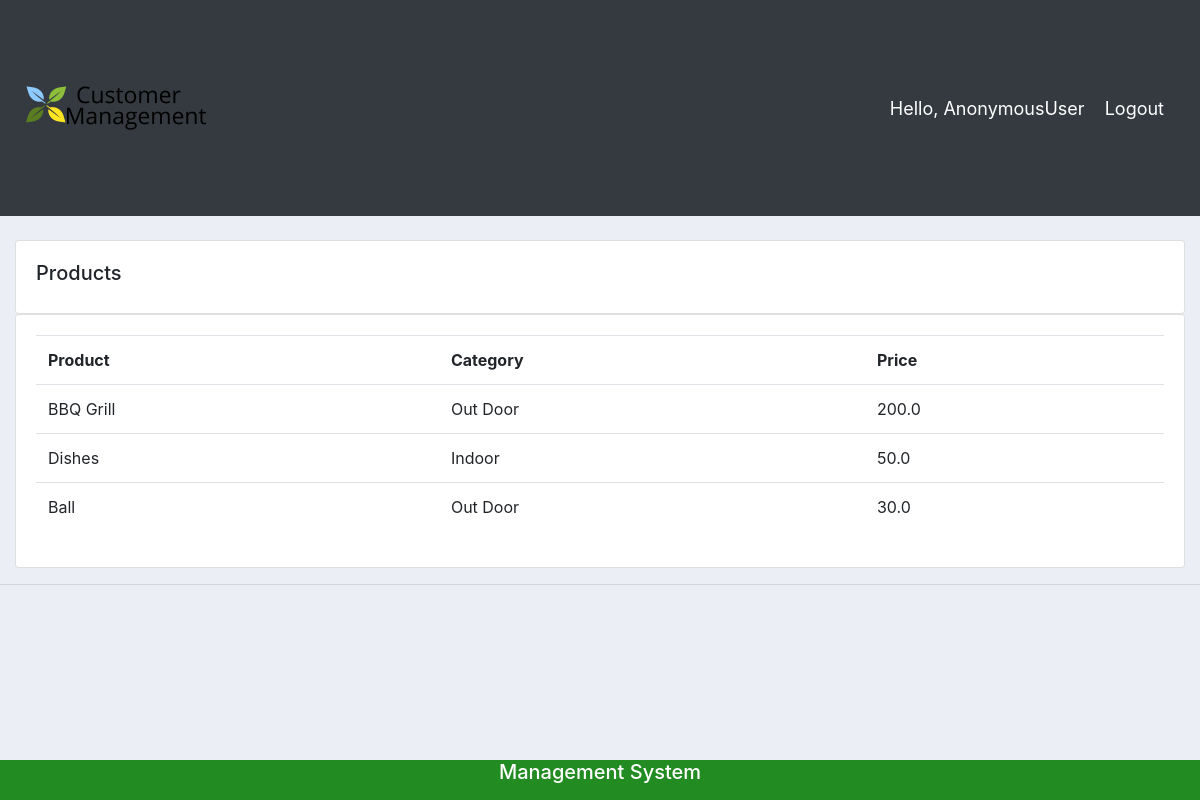
/products/, run on an earlier commit of the app's database.
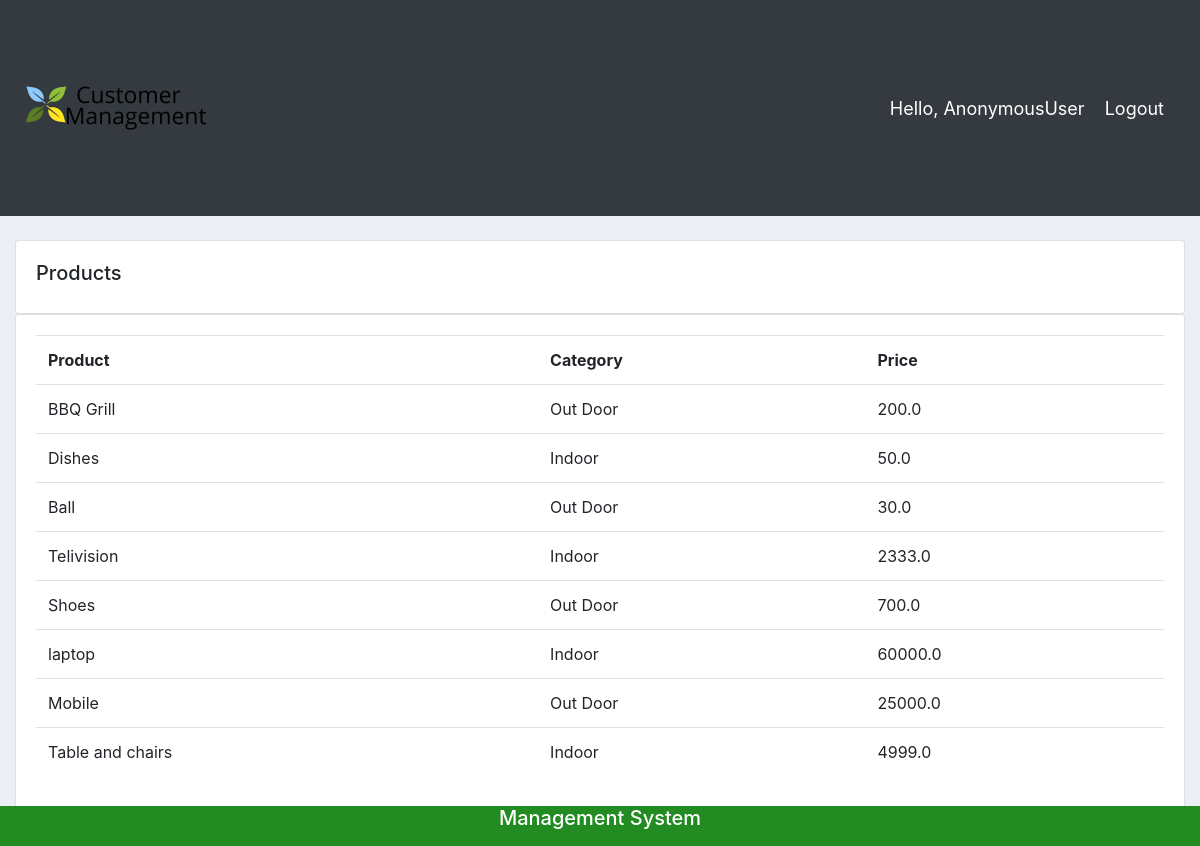
And on a later commit of the database.
### accounts/models.py (models this page shows, shortened)
class Product(models.Model):
	CATEGORY = (
			('Indoor', 'Indoor'),
			('Out Door', 'Out Door'),
			)
	name = models.CharField(max_length=200, null=True)
	price = models.FloatField(null=True)
	category = models.CharField(max_length=200, null=True, choices=CATEGORY)
	description = models.CharField(max_length=200, null=True, blank=True)
	date_created = models.DateTimeField(auto_now_add=True, null=True)
	tags = models.ManyToManyField(Tag)

### accounts/views.py (the view)
# urls.py: path('products/', views.products, name='products'),
def products(request):
	products = Product.objects.all()
	return render(request, 'accounts/products.html', {'products':products})

### accounts/accounts/templates/accounts/products.html
{%  extends 'accounts/main.html' %}
{% block content %}
		<br>
		<div class="row">
			<div class="col-md">
				<div class="card card-body">
					<h5>Products</h5>
				</div>
				<div class="card card-body">
					<table class="table">
						<tr>
							<th>Product</th>
							<th>Category</th>
							<th>Price</th>
						</tr>
						{% for i in products %}
							<tr>
								<td>{{i.name}}</td>
								<td>{{i.category}}</td>
								<td>{{i.price}}</td>
							</tr>
						{% endfor %}
					</table>
				</div>
			</div>
		</div>
{% endblock content %}

### accounts/accounts/templates/accounts/main.html (shortened to what this page needs)
{% load static %}
<!DOCTYPE html>
<html>
<head>
	<link rel="stylesheet" href="https://stackpath.bootstrapcdn.com/bootstrap/4.3.1/css/bootstrap.min.css">
	<link rel="stylesheet" type="text/css" href="{% static '/css/main.css' %}">
</head>
<body>
	{%  include 'accounts/navbar.html' %}
	<div class="container-fluid">
	{% block content %}
	{% endblock %}
    </div>
	<hr>
	<h5>{% include 'accounts/footer.html' %}</h5>
</body>
</html>

### accounts/accounts/templates/accounts/navbar.html (shortened to what this page needs)
{% load static %}
<nav class="navbar navbar-expand-lg navbar-dark bg-dark">
 <img src="{% static 'images/download.png' %}">
  <span class="hello-msg">Hello, {{request.user}}</span>
  <span ><a  class="hello-msg" href="{% url 'logout' %}">Logout</a></span>
</nav>

### accounts/accounts/templates/accounts/footer.html (shortened to what this page needs)
<footer class="footer">
	<div class = "row">
		<div class="col">
			<p> Management System  </p>
		</div>
	</div>
</footer>

### static/css/main.css (style rules this page uses)
body { background-color: #ebeff5; }

### accounts/accounts/templates/accounts/navbar.html (style rules this page uses)
.hello-msg { font-size: 18px; color: #fff; margin-right: 20px; }

### accounts/accounts/templates/accounts/footer.html (style rules this page uses)
footer { position: fixed; left: 0; bottom: 0; width: 100%; background-color: #228B22; color: white; text-align: center; }

What changed in the data, as far as the page shows it:
added Product: name "Telivision", category "Indoor", price "2333.0"
added Product: name "Shoes", category "Out Door", price "700.0"
added Product: name "laptop", category "Indoor", price "60000.0"
added Product: name "Mobile", category "Out Door", price "25000.0"
added Product: name "Table and chairs", category "Indoor", price "4999.0"
